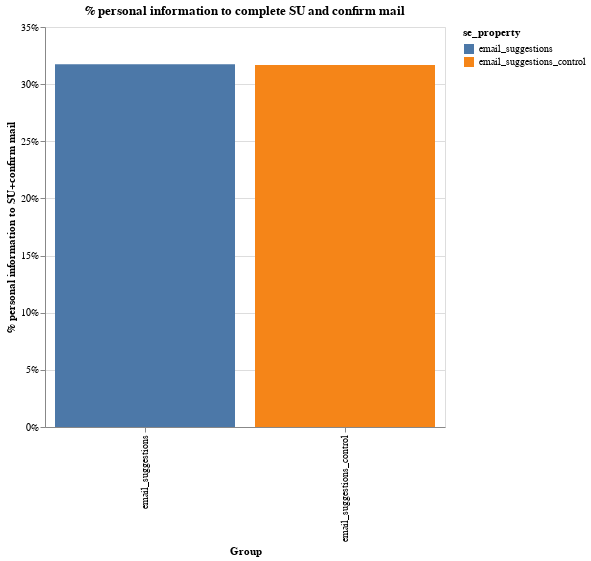

The notebook cell saved with this chart:
### Markdown cell above
### Analysis 

The main KPI is % of personal information that complete SU and confirm their mail. 

The conversions are nearly identical. A statistical significance test confirms the visual first impression. The feature did not manage to improve performance.

### Code cell
df = pd.read_csv("email_test.csv")

df = df.loc[df["step"] == "personal-information", :]
df = df.loc[
    (pd.to_datetime(df["user_created"]) >= pd.to_datetime("2020-06-09"))
    | (df["user_id"].isna() == True),
    :,
]

df["success"] = 0
df.loc[
    (df["user_id"].isna() == False)
    & (df["email_confirmation_completed"].isna() == False),
    "success",
] = 1

df = df.groupby(["se_property", "rank_column"])["success"].agg("max").reset_index()
df = df.groupby(["se_property"])["success"].agg("mean").reset_index()

alt.Chart(df).mark_bar().encode(
    x=alt.X("se_property:N", axis=alt.Axis(title="Group")),
    y=alt.Y(
        "success:Q",
        axis=alt.Axis(title="% personal information to SU+confirm mail", format="%"),
    ),
    color="se_property",
).properties(
    title="% personal information to complete SU and confirm mail",
    width=400,
    height=400,
).display(
    renderer="svg"
)

### Figure 1 — Vega-Lite specification as saved in the notebook (floating-point values rounded to 4 significant figures)
{"config": {"view": {"continuousWidth": 400, "continuousHeight": 300}}, "data": {"name": "data-fbe5c2b3dde6e742e37f6ffe19fec42f"}, "mark": "bar", "encoding": {"color": {"type": "nominal", "field": "se_property"}, "x": {"type": "nominal", "axis": {"title": "Group"}, "field": "se_property"}, "y": {"type": "quantitative", "axis": {"format": "%", "title": "% personal information to SU+confirm mail"}, "field": "success"}}, "height": 400, "title": "% personal information to complete SU and confirm mail", "width": 400, "$schema": "https://vega.github.io/schema/vega-lite/v4.0.2.json", "datasets": {"data-fbe5c2b3dde6e742e37f6ffe19fec42f": [{"se_property": "email_suggestions", "success": 0.3174}, {"se_property": "email_suggestions_control", "success": 0.3169}]}}
